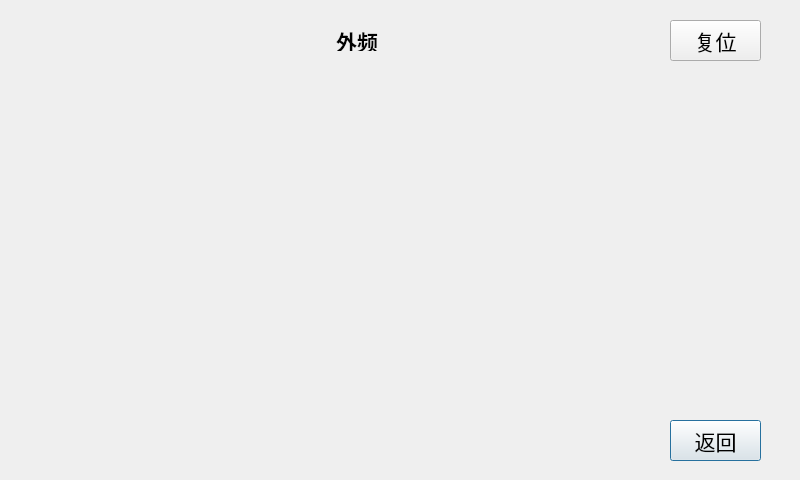
<?xml version="1.0" encoding="UTF-8"?>
<ui version="4.0">
 <class>setEXT</class>
 <widget class="QDialog" name="setEXT">
  <property name="geometry">
   <rect>
    <x>0</x>
    <y>0</y>
    <width>800</width>
    <height>480</height>
   </rect>
  </property>
  <property name="windowTitle">
   <string>Dialog</string>
  </property>
  <widget class="QPushButton" name="pushButton_0">
   <property name="geometry">
    <rect>
     <x>670</x>
     <y>420</y>
     <width>91</width>
     <height>41</height>
    </rect>
   </property>
   <property name="font">
    <font>
     <pointsize>16</pointsize>
    </font>
   </property>
   <property name="text">
    <string>返回</string>
   </property>
  </widget>
  <widget class="QPushButton" name="pushButton_1">
   <property name="geometry">
    <rect>
     <x>670</x>
     <y>20</y>
     <width>91</width>
     <height>41</height>
    </rect>
   </property>
   <property name="font">
    <font>
     <pointsize>16</pointsize>
    </font>
   </property>
   <property name="text">
    <string>复位</string>
   </property>
  </widget>
  <widget class="QLabel" name="label">
   <property name="geometry">
    <rect>
     <x>330</x>
     <y>30</y>
     <width>54</width>
     <height>21</height>
    </rect>
   </property>
   <property name="font">
    <font>
     <pointsize>16</pointsize>
     <weight>75</weight>
     <bold>true</bold>
    </font>
   </property>
   <property name="text">
    <string>外频</string>
   </property>
   <property name="alignment">
    <set>Qt::AlignCenter</set>
   </property>
  </widget>
 </widget>
 <resources/>
 <connections/>
</ui>
